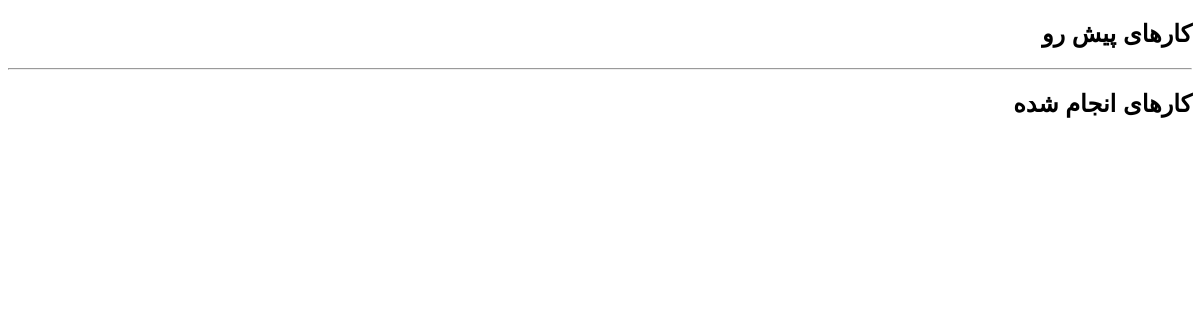
Page / (signed in) on the earlier database version.
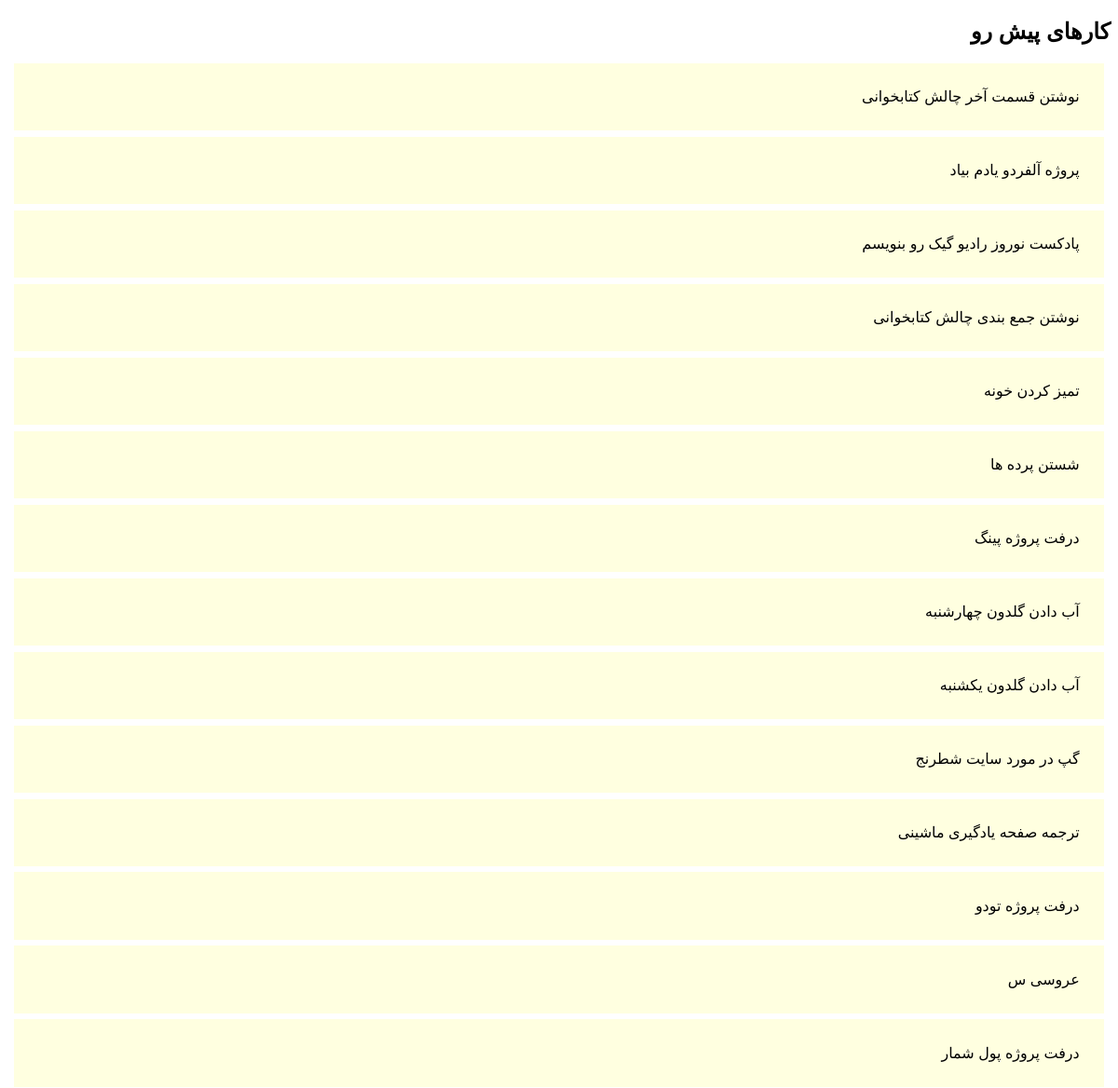
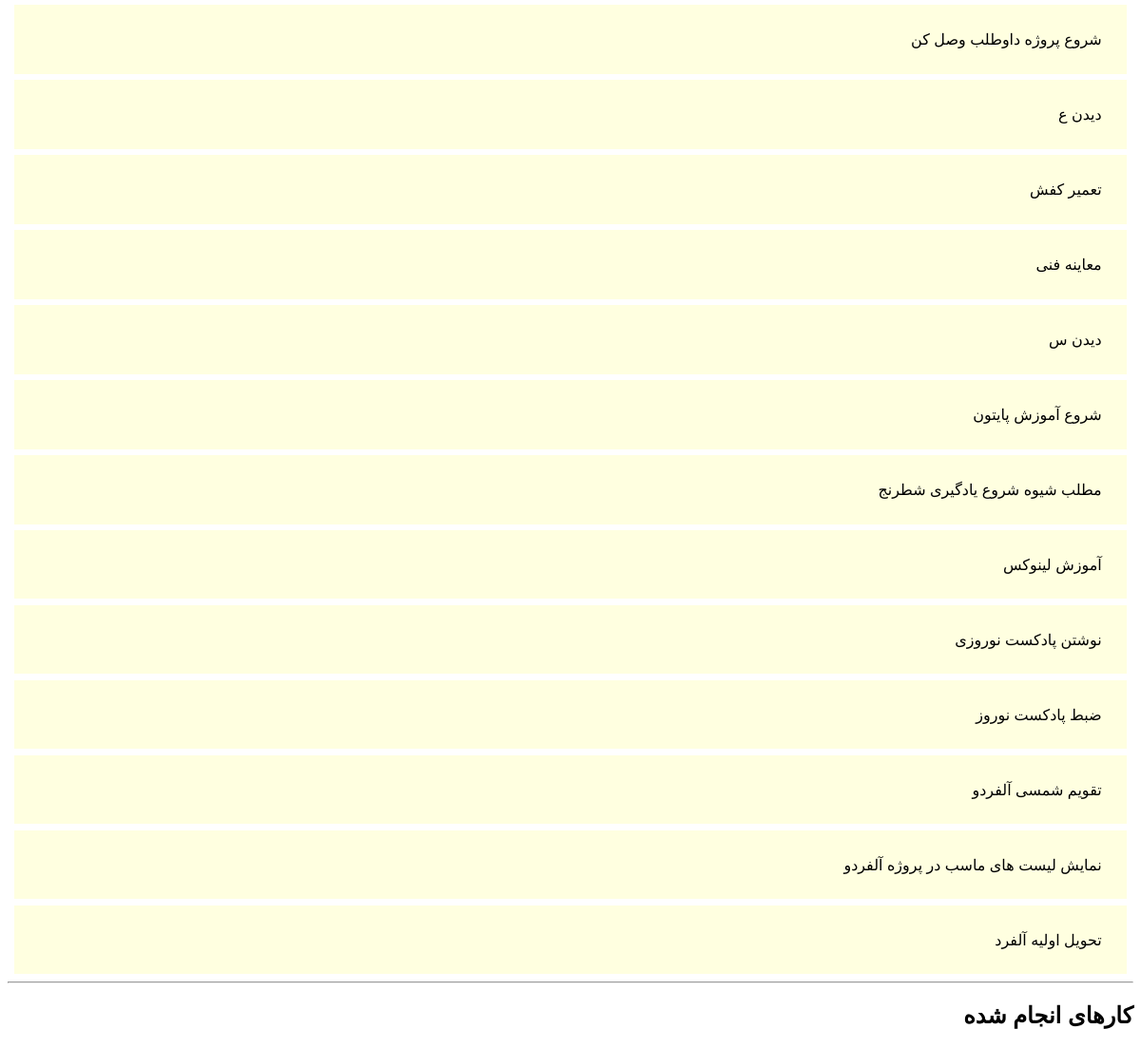
Same page on the later database version (2 pictures, top to bottom).
### web/models.py (models this page shows, shortened)
class Task(models.Model):
    STATUSES = (
        ('A', 'Active'),
        ('P', 'Pending'),
        ('W', 'Waiting'),
        ('D', 'Done'),
        ('C', 'Canceled'),
    )
    user = models.ForeignKey(User)
    text = models.CharField(max_length=400)
    priority = models.IntegerField(default=0)
    status = models.CharField(max_length=1, default='W', choices=STATUSES)
    createdate = models.DateTimeField('create date', blank=True, null=True)
    duedate = models.DateTimeField('due date', blank=True, null=True)
    actiondate = models.DateTimeField('action date', blank=True, null=True)

### web/views.py (the view)
# urls.py: url(r'^$', views.index, name='index'),
def index(request):
    responsetxt = ''
    thisuser = User.objects.get(username=request.user.username)
    tasks = Task.objects.filter(user = thisuser, status = 'W')
    tasksDone = Task.objects.filter(user = thisuser, status = 'D')
    context = {'tasks': tasks, 'tasksDone': tasksDone}
    return render(request, 'index.html', context)

### web/templates/index.html (shortened to what this page needs)
{% extends "template.html"%}
{% load staticfiles %}
{% block content %}
<div class="grid" data-masonry='{ "itemSelector": ".grid-item", "columnWidth": 200 }'>
<h2 class="todoheader">کارهای پیش رو</h2>
{% for task in tasks %}
     <div class="grid-item">{{ task.text }}</div>
{% endfor %}
</div>
<hr />
<div class="grid" data-masonry='{ "itemSelector": ".grid-item", "columnWidth": 200 }'>
<h2 class="todoheader">کارهای انجام شده</h2>
</div>
</div>
{% endblock %}

### web/templates/template.html (shortened to what this page needs)
{% load staticfiles %}
<!DOCTYPE html>
<html lang="en">
  <head>
    <link rel="stylesheet" href="/static/css/style.css" >
  </head>
  <body>
  <div class="content">
    {% block content %}
    {% endblock %}
</body>
</html>

### web/static/css/style.css (style rules this page uses)
.grid-item { background: lightyellow; direction: rtl; margin: 5pt; padding: 20pt; }
.content { direction: rtl; font-family: 'Droid Arabic Naskh', ubuntu, tahoma, sans-serif; }

Differences in the rows shown:
added Task: text "نوشتن قسمت آخر چالش کتابخوانی"
added Task: text "پروژه آلفردو یادم بیاد"
added Task: text "پادکست نوروز رادیو گیک رو بنویسم"
added Task: text "نوشتن جمع بندی چالش کتابخوانی"
added Task: text "تمیز کردن خونه"
added Task: text "شستن پرده ها"
added Task: text "درفت پروژه پینگ"
added Task: text "آب دادن گلدون چهارشنبه"
added Task: text "آب دادن گلدون یکشنبه"
added Task: text "گپ در مورد سایت شطرنج"
added Task: text "ترجمه صفحه یادگیری ماشینی"
added Task: text "درفت پروژه تودو"
added Task: text "عروسی س"
added Task: text "درفت پروژه پول شمار"
added Task: text "شروع پروژه داوطلب وصل کن"
added Task: text "دیدن ع"
added Task: text "تعمیر کفش"
added Task: text "معاینه فنی"
added Task: text "دیدن س"
added Task: text "شروع آموزش پایتون"
added Task: text "مطلب شیوه شروع یادگیری شطرنج"
added Task: text "آموزش لینوکس"
added Task: text "نوشتن پادکست نوروزی"
added Task: text "ضبط پادکست نوروز"
added Task: text "تقویم شمسی آلفردو"
added Task: text "نمایش لیست های ماسب در پروژه آلفردو"
added Task: text "تحویل اولیه آلفرد"
